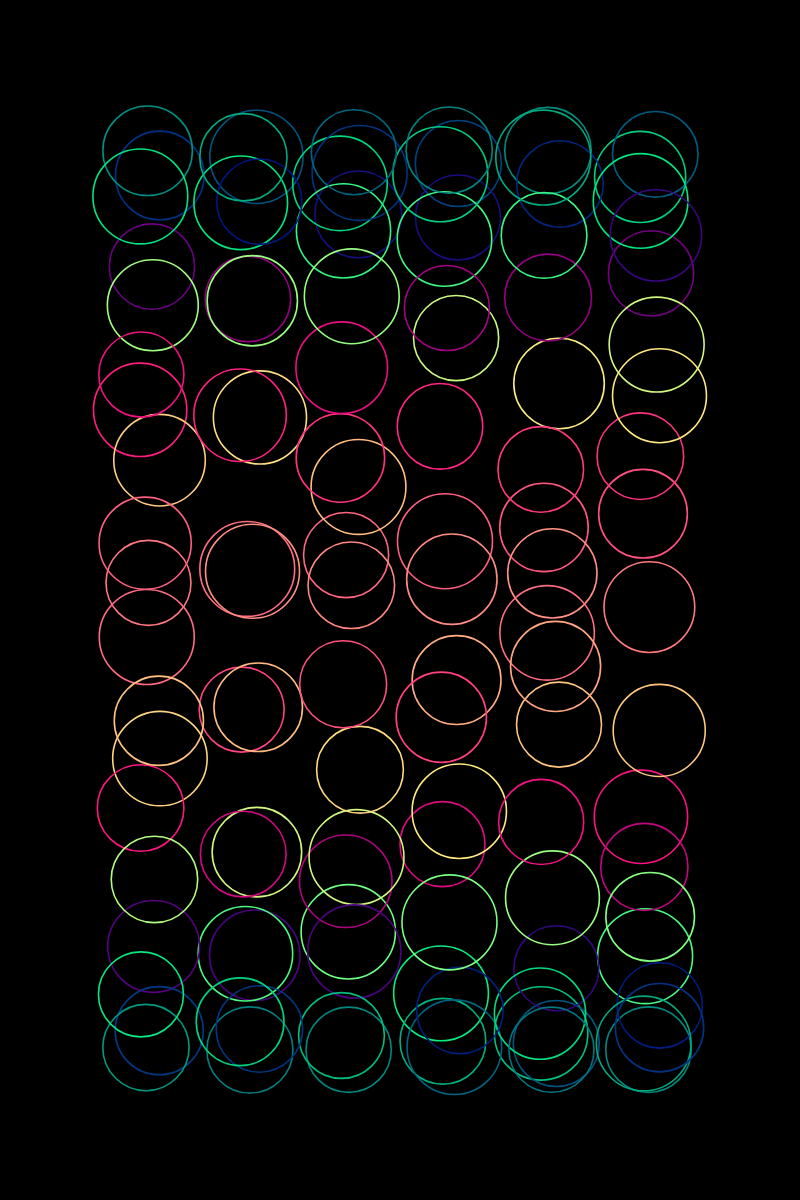
Frame 1 (no input)
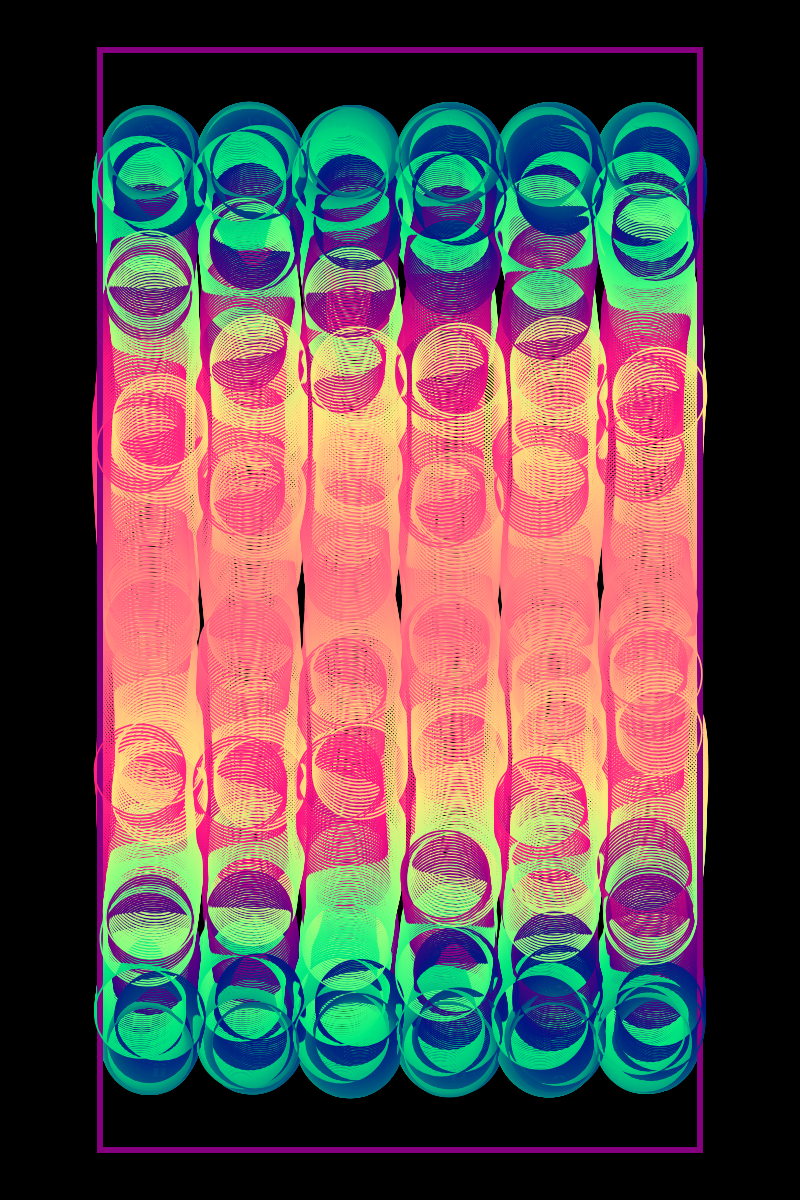
Frame 60 (no input)
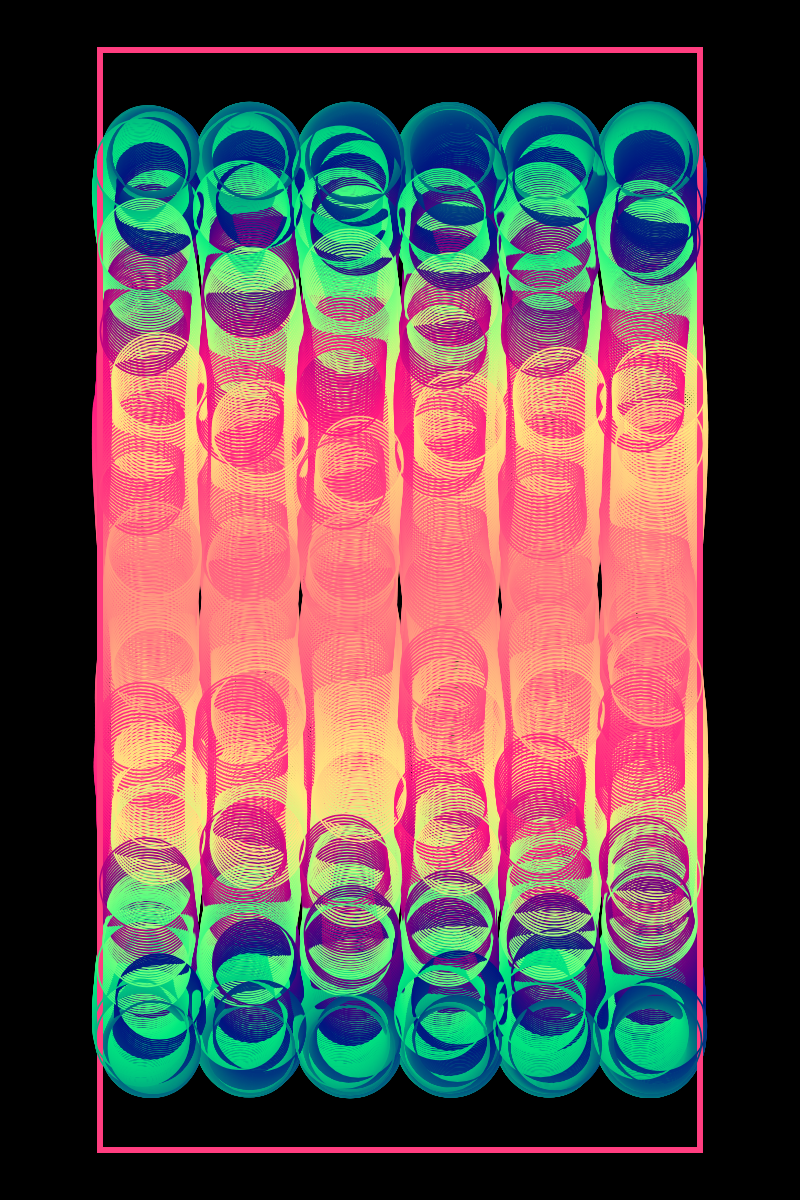
Frame 120 (the mouse pressed at the canvas centre since frame 60)

The p5.js sketch that drew these frames (run headless with seeded random() and noise() and a simulated clock; from frame 60 on, the mouse is pressed at the canvas centre):

// p5.js sketch
// ── sketch.js
function setup() {
  createCanvas(800, 1200);
  xOff = 100;
  noFill();
  background(0)
}

function draw() {
  
  push()
  strokeWeight(5)
  // stroke(0)
  rect(100,50,600,1100)
  pop();
  //background(0,1);
  for (n = 1; n < 20; n++) { //change n value to get cool draw effects try 2 or 20 
    for (x = xOff + 50 ; x < width - xOff; x+=100) {
      t = x / 100 + millis() / 1000 + n*x;
      strokeWeight(1.6)
      // stroke(127.5 + 127.5 * sin(t), 127.5 + 127.5 * cos(t), 127.5);
            stroke(127.5 + 227.5 * cos(t), 127.5 + 127.5 * sin(t), 127.5);


      ellipse(x+10*sin(t*2), //changes width of everything
              600 + 450 * sin(t/2), //constant moves y position, multiplied value before sin() changes height stretch
              90 + 5 * cos(t+noise(t)*10)); //changes radius
                    // 12 + 10 * cos(t+noise(t)*10));

            //values multiplied before cos() = ellipse radius ^
            // value after cos() changes how many circles are drawn in the stroke. Smoothness
    }
  }
  if(frameCount>1000){
    //noLoop()
  }
}
